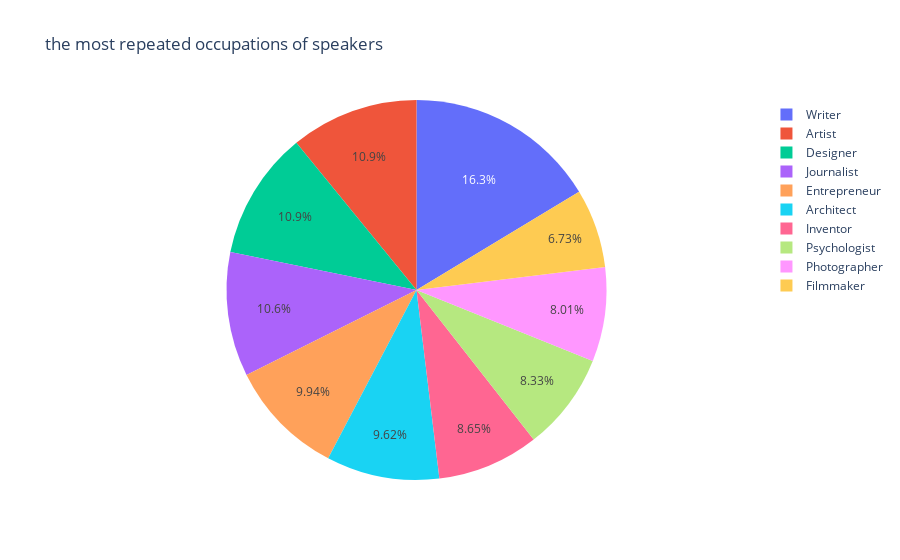

This figure's notebook cell:
### Markdown cell above
### ▶ what are the most repeated occupations of speakers

### Code cell
speakers = pd.DataFrame(df1['speaker_occupation'].value_counts().head(10)).reset_index()

fig = px.pie(speakers, 
             values='speaker_occupation', 
             names='index', 
             title='the most repeated occupations of speakers')
fig.show()
print("we can see that writers represent the greatest portion of speaker's occupations")

### Figure 1 — Plotly figure (JSON) as saved in the notebook; plotly's stock layout.template omitted (floating-point values rounded to 4 significant figures)
{"data": [{"domain": {"x": [0, 1], "y": [0, 1]}, "hovertemplate": "index=%{label}<br>speaker_occupation=%{value}<extra></extra>", "labels": ["Writer", "Artist", "Designer", "Journalist", "Entrepreneur", "Architect", "Inventor", "Psychologist", "Photographer", "Filmmaker"], "legendgroup": "", "name": "", "showlegend": true, "values": [51, 34, 34, 33, 31, 30, 27, 26, 25, 21], "type": "pie"}], "layout": {"legend": {"tracegroupgap": 0}, "title": {"text": "the most repeated occupations of speakers"}, "autosize": true}}
